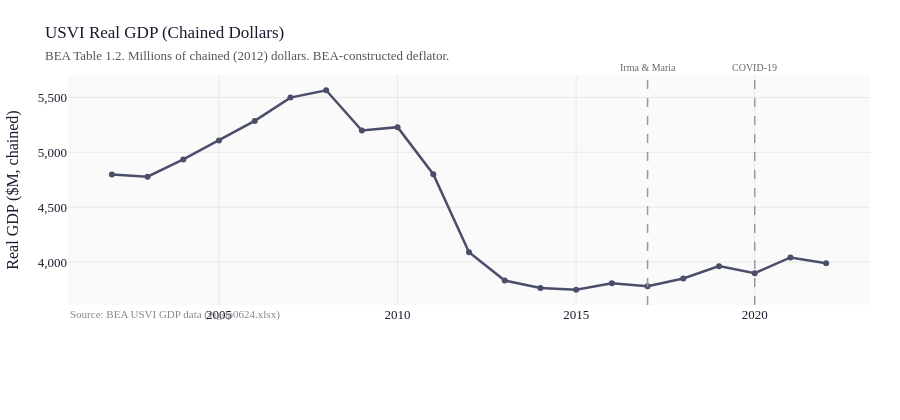

Notebook cell for this chart:
### Code cell
fig = go.Figure()
fig.add_trace(
    go.Scatter(
        x=gdp_real["year"],
        y=gdp_real["gdp_real"],
        mode="lines+markers",
        name="Real GDP (chained $M)",
        line=dict(color=PALETTE["gdp"], width=2.5),
    )
)
fig.update_layout(
    title=dict(
        text="USVI Real GDP (Chained Dollars)<br>"
        '<span style="font-size:13px;color:#555">BEA Table 1.2. Millions of chained (2012) dollars. BEA-constructed deflator.</span>',
        font=dict(size=17),
    ),
    yaxis_title="Real GDP ($M, chained)",
    yaxis_tickformat=",",
    height=420,
    annotations=[
        dict(
            xref="paper",
            yref="paper",
            x=0,
            y=-0.08,
            text='<span style="color:#888;font-size:11px">Source: BEA USVI GDP data (vigdp0624.xlsx)</span>',
            showarrow=False,
            xanchor="left",
        )
    ],
)
for x_val, label in [(2017, "Irma & Maria"), (2020, "COVID-19")]:
    fig.add_vline(
        x=x_val,
        line=dict(color="#999", width=1.5, dash="dash"),
        annotation_text=label,
        annotation_position="top",
        annotation_font=dict(size=10, color="#666"),
    )
fig.show()
print("Real GDP note: Values in chained (2012) dollars. Federal transfers and CDBG-DR")
print(
    "construction spending kept nominal and real GDP elevated post-2017 even as tourism collapsed."
)

### Figure 1 — Plotly figure (JSON) as saved in the notebook; plotly's stock layout.template omitted (floating-point values rounded to 4 significant figures)
{"data": [{"line": {"color": "#4a4e69", "width": 2.5}, "mode": "lines+markers", "name": "Real GDP (chained $M)", "type": "scatter", "x": [2002, 2003, 2004, 2005, 2006, 2007, 2008, 2009, 2010, 2011, 2012, 2013, 2014, 2015, 2016, 2017, 2018, 2019, 2020, 2021, 2022], "y": [4797.0, 4778.0, 4935.0, 5107.0, 5286.0, 5498.0, 5565.0, 5198.0, 5229.0, 4800.0, 4089.0, 3832.0, 3764.0, 3748.0, 3808.0, 3780.0, 3851.0, 3963.0, 3899.0, 4042.0, 3989.0]}], "layout": {"annotations": [{"showarrow": false, "text": "<span style=\"color:#888;font-size:11px\">Source: BEA USVI GDP data (vigdp0624.xlsx)</span>", "x": 0, "xanchor": "left", "xref": "paper", "y": -0.08, "yref": "paper"}, {"font": {"color": "#666", "size": 10}, "showarrow": false, "text": "Irma & Maria", "x": 2017, "xanchor": "center", "xref": "x", "y": 1, "yanchor": "bottom", "yref": "y domain"}, {"font": {"color": "#666", "size": 10}, "showarrow": false, "text": "COVID-19", "x": 2020, "xanchor": "center", "xref": "x", "y": 1, "yanchor": "bottom", "yref": "y domain"}], "height": 420, "shapes": [{"line": {"color": "#999", "dash": "dash", "width": 1.5}, "type": "line", "x0": 2017, "x1": 2017, "xref": "x", "y0": 0, "y1": 1, "yref": "y domain"}, {"line": {"color": "#999", "dash": "dash", "width": 1.5}, "type": "line", "x0": 2020, "x1": 2020, "xref": "x", "y0": 0, "y1": 1, "yref": "y domain"}], "title": {"font": {"size": 17}, "text": "USVI Real GDP (Chained Dollars)<br><span style=\"font-size:13px;color:#555\">BEA Table 1.2. Millions of chained (2012) dollars. BEA-constructed deflator.</span>"}, "yaxis": {"tickformat": ",", "title": {"text": "Real GDP ($M, chained)"}}}}
